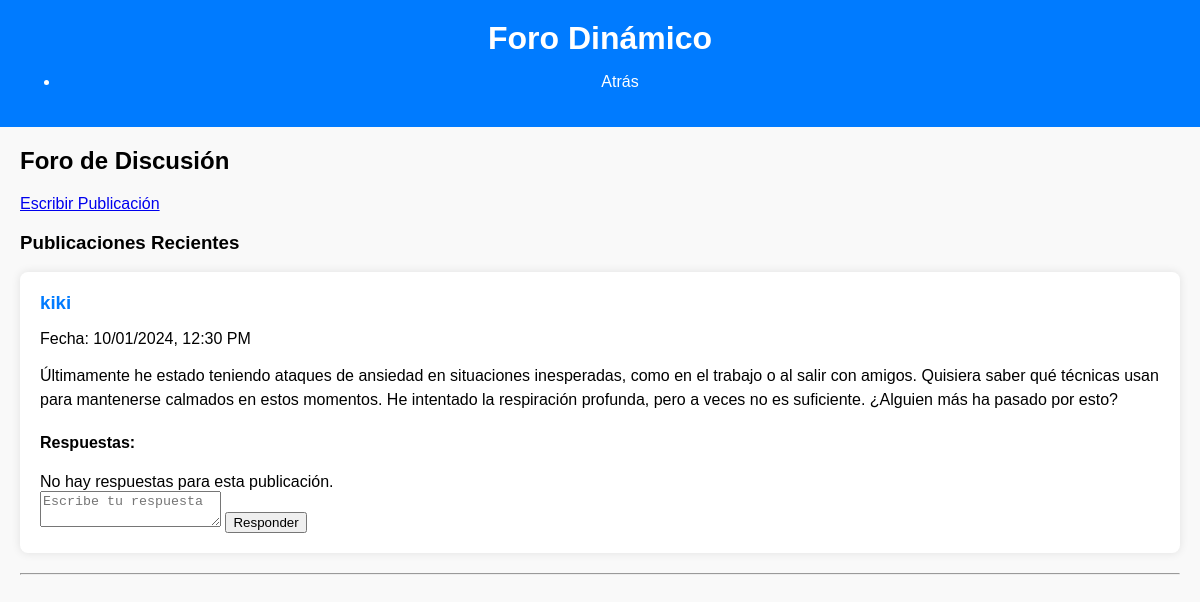
/htmls/foro.php (signed in), run on the app's committed database.
### tables this page shows
CREATE TABLE IF NOT EXISTS `publicaciones` (
  `id` int NOT NULL AUTO_INCREMENT,
  `id_categoria` int NOT NULL,
  `titulo` varchar(255) NOT NULL,
  `id_usuario` int NOT NULL,
  `contenido` text NOT NULL,
  `fecha` timestamp NOT NULL DEFAULT CURRENT_TIMESTAMP,
  PRIMARY KEY (`id`),
  KEY `id_usuario` (`id_usuario`),
  KEY `publicaciones_ibfk_1` (`id_categoria`)
);

CREATE TABLE IF NOT EXISTS `registro` (
  `id` int NOT NULL AUTO_INCREMENT,
  `nombre` varchar(255) NOT NULL,
  `contraseña` varchar(255) NOT NULL,
  `correo` varchar(255) NOT NULL,
  PRIMARY KEY (`id`)
);

### htmls/foro.php (the view, shortened to what this page needs)
<?php
$conn = new mysqli('localhost', 'root', '', 'base_de_datos');
$id_categoria = isset($_GET['id_categoria']) ? intval($_GET['id_categoria']) : 1;
$sql_publicaciones = "SELECT p.id, p.contenido, p.fecha, r.nombre
                      FROM publicaciones p
                      JOIN registro r ON p.id_usuario = r.id
                      WHERE p.id_categoria = ?
                      ORDER BY p.fecha DESC";
$stmt = $conn->prepare($sql_publicaciones);
$stmt->bind_param("i", $id_categoria);
$stmt->execute();
$result_publicaciones = $stmt->get_result();
$publicaciones = [];
if ($result_publicaciones->num_rows > 0) {
    while ($publicacion = $result_publicaciones->fetch_assoc()) {
        $publicaciones[] = $publicacion;
    }
} else {
    echo "No se encontraron publicaciones para esta categoría.";
    exit;
}
?>
<!DOCTYPE html>
<html lang="es">
<head>
    <link rel="stylesheet" href="../styles/styleforo.css" />
</head>
<body>
<header>
    <h1>Foro Dinámico</h1>
    <nav id="nav">
        <ul>
            <li><a href="../htmls/pagina.php">Atrás</a></li>
        </ul>
    </nav>
</header>
<section id="content" class="container">
    <h2>Foro de Discusión</h2>
    <a href="escribir.php?id_categoria=<?php echo $id_categoria; ?>">Escribir Publicación</a>
    <h3>Publicaciones Recientes</h3>
    <?php foreach ($publicaciones as $publicacion): ?>
        <div class="post">
            <div class="post-header">
                <h3><?php echo htmlspecialchars($publicacion['nombre']); ?></h3>
                <p>Fecha: <?php echo date("d/m/Y, H:i A", strtotime($publicacion['fecha'])); ?></p>
            </div>
            <div class="post-body">
                <p><?php echo htmlspecialchars($publicacion['contenido']); ?></p>
            </div>
            <div class="responses">
                <h4>Respuestas:</h4>
                <?php
                $id_publicacion = $publicacion['id'];
                $sql_respuestas = "SELECT r.contenido, u.nombre, r.fecha
                                   FROM respuestas r
                                   JOIN registro u ON r.id_usuario = u.id
                                   WHERE r.id_publicacion = ?";
                $stmt_respuestas = $conn->prepare($sql_respuestas);
                $stmt_respuestas->bind_param("i", $id_publicacion);
                $stmt_respuestas->execute();
                $result_respuestas = $stmt_respuestas->get_result();
                if ($result_respuestas->num_rows > 0) {
                    while ($respuesta = $result_respuestas->fetch_assoc()) {
                        echo "<div class='respuesta'>";
                        echo "<strong>" . htmlspecialchars($respuesta['nombre']) . ":</strong> ";
                        echo "<p>" . htmlspecialchars($respuesta['contenido']) . "</p>";
                        echo "<p>Fecha: " . date("d/m/Y, H:i A", strtotime($respuesta['fecha'])) . "</p>";
                        echo "</div><hr>";
                    }
                } else {
                    echo "No hay respuestas para esta publicación.";
                }
                ?>
            </div>
            <div class="respond-form">
                <form action="../foro/responder.php" method="POST">
                    <textarea name="contenido" placeholder="Escribe tu respuesta" required></textarea>
                    <button type="submit">Responder</button>
                </form>
            </div>
        </div>
        <hr>
    <?php endforeach; ?>
</section>
</body>
</html>

### styles/styleforo.css (style rules this page uses)
body { font-family: Arial, sans-serif; background-color: #f9f9f9; margin: 0; padding: 0; }
header { background: #007bff; color: #fff; padding: 20px; text-align: center; }
header h1 { margin: 0; }
header a { color: #fff; text-decoration: none; }
.container { margin: 20px; }
.post { background: #fff; padding: 20px; margin-bottom: 20px; border-radius: 8px; box-shadow: 0 0 10px rgba(0, 0, 0, 0.1); }
.post-header h3 { margin: 0; color: #007bff; }
.post-body p { font-size: 16px; line-height: 1.5; margin-top: 10px; }

### data on the page
publicaciones: id_usuario.nombre "kiki", fecha "10/01/2024, 12:30 PM", contenido "Últimamente he estado teniendo ataques de ansiedad en situaciones inesperadas, como en el trabajo o al salir con amigos. Quisiera saber qué técnicas usan para mantenerse calmados en estos momentos. He intentado la respiración profunda, pero a veces no es suficiente. ¿Alguien más ha pasado por esto?"
